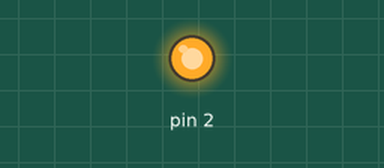
A sketch run on a simulated Arduino Uno, built with avr-gcc and run on an emulated ATmega328P. On the bench: output pins drawn as LEDs (lit = HIGH).

Above: at 2.5 s.
At 6.2 s:
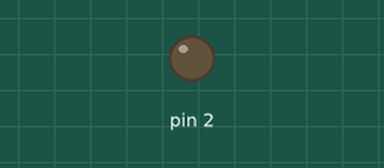
Timing chart, 0 to 9.8 s (numbered marks = the images above):
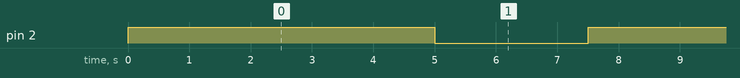

Measured:
- by itself, pin 2: alternates HIGH for 5.0 s and LOW for 2.5 s

The sketch:

codigoArduino.ino
```cpp
void setup() {

  pinMode(2, OUTPUT);
  Serial.begin(9600);

}

void loop() {


 digitalWrite(2, HIGH);
 delay(5000);
 digitalWrite(2, LOW);
 delay(2500);

}
```
